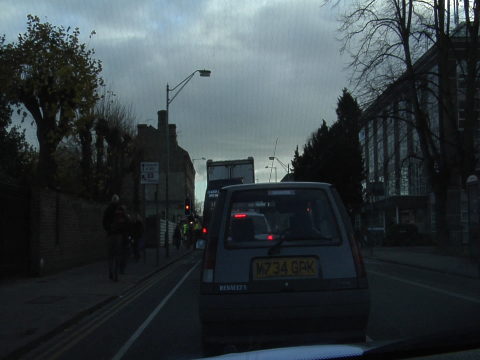
#> input picture projects/ssnet/CamVid/test/0001TP_009360.png, 480 x 360 px, given as the content of the folder ./KITTI/training/image_2, which was not available
$ python -i prep_data.py   (imports and definitions only)
#> lines starting #> are read from the running program, lines starting #| are printed output that depends on the picture
import glob
import numpy as np
import cv2
from os import system
import os

def normalized(rgb):
    #return rgb/255.0
    hsv = cv2.cvtColor(rgb, cv2.COLOR_RGB2HSV)
#> hsv: shape (368, 1232, 3); mean H, S, V 89.6, 55.8, 65.2
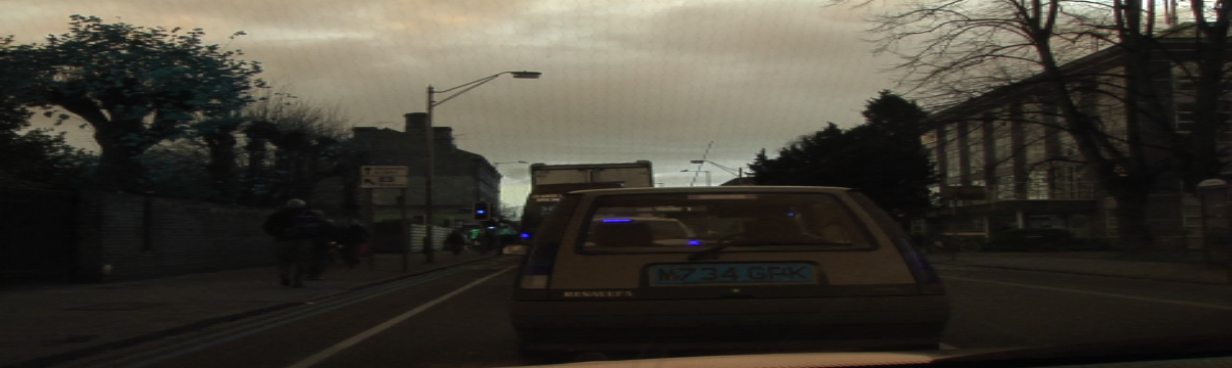
#> rgb: shape (368, 1232, 3); mean B, G, R 52.1, 60.9, 64.6
    norm=np.zeros(hsv.shape, np.float32)

    norm[:,:,0]=(hsv[:,:,0]/180.0) - 0.5
#> norm: shape (368, 1232, 3) float32; mean H, S, V -0.0024, 0, 0
    norm[:,:,1]=(hsv[:,:,1]/255.0) - 0.5
#> norm: shape (368, 1232, 3) float32; mean H, S, V -0.0024, -0.281, 0
    norm[:,:,2]=(hsv[:,:,2]/255.0) - 0.5
#> norm: shape (368, 1232, 3) float32; mean H, S, V -0.0024, -0.281, -0.244

    return norm

def normalized_augmented(rgb):
    #return rgb/255.0
    hsv = cv2.cvtColor(rgb, cv2.COLOR_RGB2HSV)
    norm=np.zeros(hsv.shape, np.float32)

    v=hsv[:,:,2]

    norm[:,:,0]=(hsv[:,:,0]/180.0) - 0.5
    norm[:,:,1]=(hsv[:,:,1]/255.0) - 0.5
    norm[:,:,2]=(cv2.equalizeHist(v)/255.0) - 0.5

    return norm

def bin_prep(labels, dim_xy = (480,360), n_classes = 12):
#> called with dim_xy = (1232, 368), n_classes = 34
    x = np.zeros([dim_xy[1],dim_xy[0],n_classes])
    for i in range(dim_xy[1]):
        for j in range(dim_xy[0]):
            x[i,j,labels[i,j]]=1
    return x

def get_data_from_txt(path = './CamVid/'):
    train_data = []
    train_label = []
    import os
    with open(path+'train.txt') as f:
        txt = f.readlines()
        txt = [line.split(' ') for line in txt]
    for i in range(len(txt)):
        train_data.append(normalized(cv2.imread(os.getcwd() + txt[i][0][7:])))
        train_label.append(bin_prep(cv2.imread(os.getcwd() + txt[i][1][7:][:-1])[:,:,0], (480,360), 12))

        train_data.append(normalized_augmented(cv2.imread(os.getcwd() + txt[i][0][7:])))
        train_label.append(bin_prep(cv2.imread(os.getcwd() + txt[i][1][7:][:-1])[:,:,0], (480,360), 12))

        print('.',end='')
    return np.array(train_data), np.array(train_label)

def get_data_from_img(train_data_folder = './KITTI/training/image_2/', label_data_folder = './KITTI/training/semantic/'):
    train_data = []
    train_label = []

    img_shape = (1232, 368)

    # Get all the filenames
    images = glob.glob(train_data_folder + '*.png')
    images.sort()

    for i, fname in enumerate(images):
        # Get the filename without extension
        base=os.path.basename(images[i])
        name=os.path.splitext(base)[0]
        label_filename = label_data_folder + name + ".png"
        train_data.append(normalized(cv2.resize(cv2.cvtColor(cv2.imread(images[i]), cv2.COLOR_BGR2RGB), img_shape)))
        train_label.append(bin_prep(cv2.resize(cv2.imread(label_filename, cv2.IMREAD_GRAYSCALE), img_shape), img_shape, 34))

        train_data.append(normalized_augmented(cv2.resize(cv2.cvtColor(cv2.imread(images[i]), cv2.COLOR_BGR2RGB), img_shape)))
        train_label.append(bin_prep(cv2.resize(cv2.imread(label_filename, cv2.IMREAD_GRAYSCALE), img_shape), img_shape, 34))
        print('.',end='')
    return np.array(train_data), np.array(train_label)

#> (the run stopped early here; a loop or call above may not have finished)

$ run again, on projects/ssnet/CamVid/testannot/0001TP_009330.png
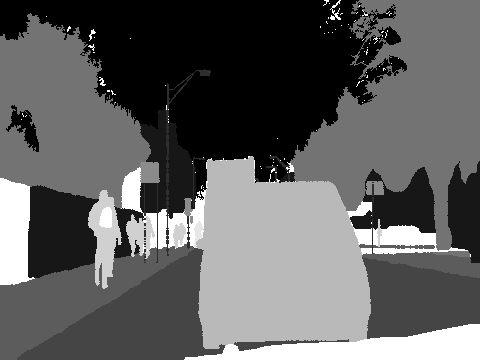
#> input picture projects/ssnet/CamVid/testannot/0001TP_009330.png, 480 x 360 px, given as the content of the folder ./KITTI/training/image_2, which was not available
#> hsv: shape (368, 1232, 3); mean H, S, V 0, 0, 4.15
#> in normalized, `hsv = cv2.cvtColor(rgb, cv2.COLOR_RGB2HSV)`:
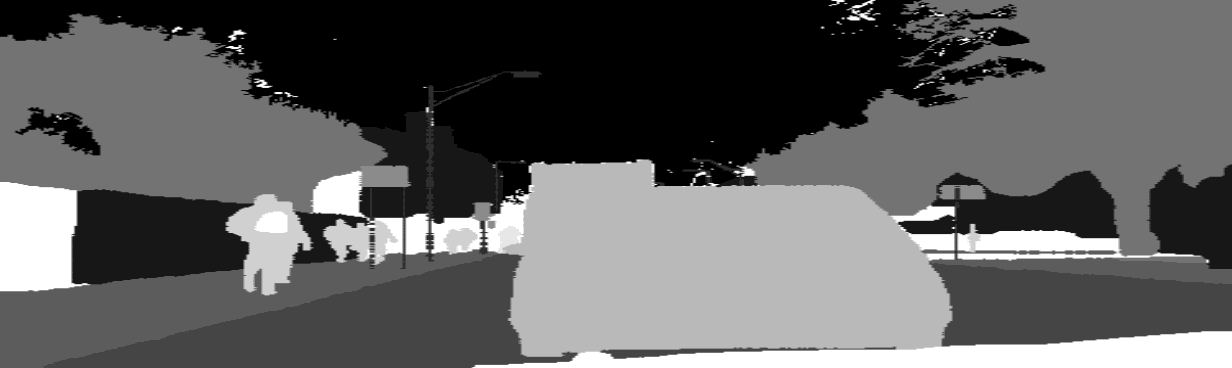
#> rgb: shape (368, 1232, 3); min 0, max 11, mean 4.15; drawn with min black and max white

$ run again, on projects/ssnet/CamVid/testannot/0001TP_009540.png
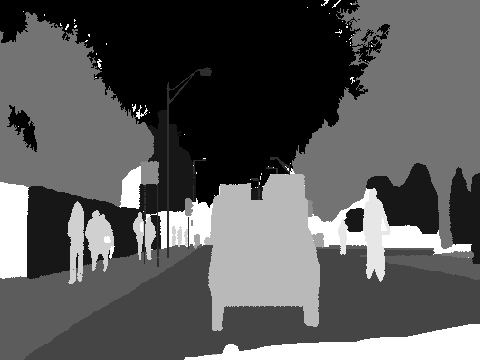
#> input picture projects/ssnet/CamVid/testannot/0001TP_009540.png, 480 x 360 px, given as the content of the folder ./KITTI/training/image_2, which was not available
#> hsv: shape (368, 1232, 3); mean H, S, V 0, 0, 3.88
#> in normalized, `hsv = cv2.cvtColor(rgb, cv2.COLOR_RGB2HSV)`:
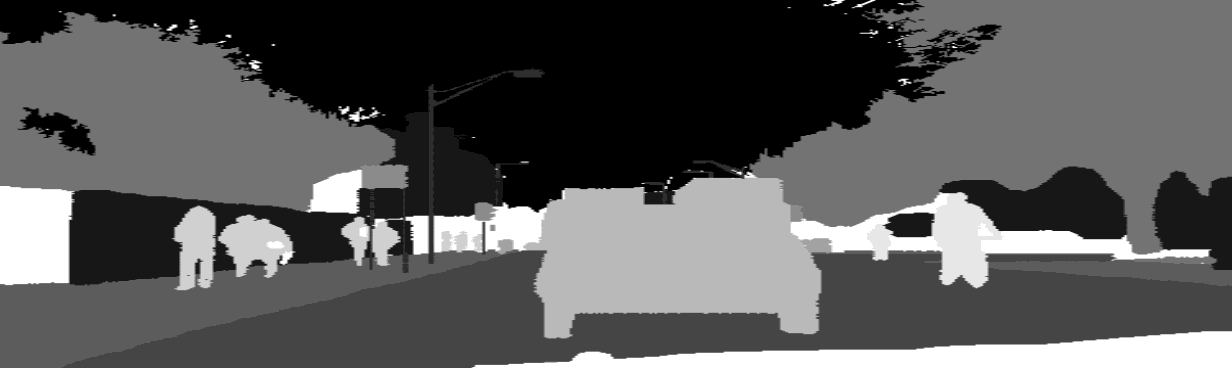
#> rgb: shape (368, 1232, 3); min 0, max 11, mean 3.88; drawn with min black and max white

$ run again, on projects/ssnet/CamVid/train/0001TP_007560.png
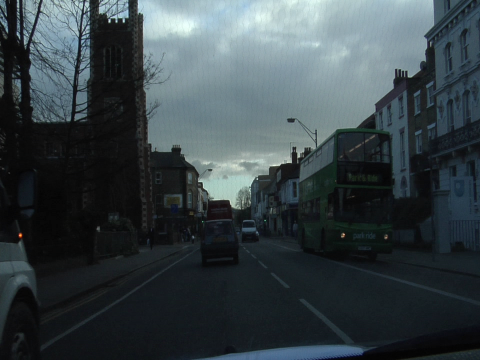
#> input picture projects/ssnet/CamVid/train/0001TP_007560.png, 480 x 360 px, given as the content of the folder ./KITTI/training/image_2, which was not available
#> hsv: shape (368, 1232, 3); mean H, S, V 90.4, 58.4, 71.4
#> in normalized, `hsv = cv2.cvtColor(rgb, cv2.COLOR_RGB2HSV)`:
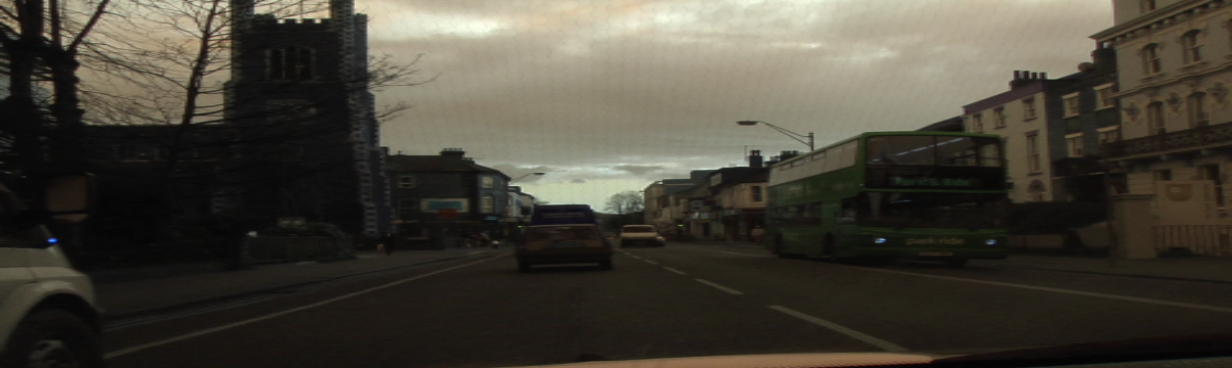
#> rgb: shape (368, 1232, 3); mean B, G, R 56.4, 66.8, 71
